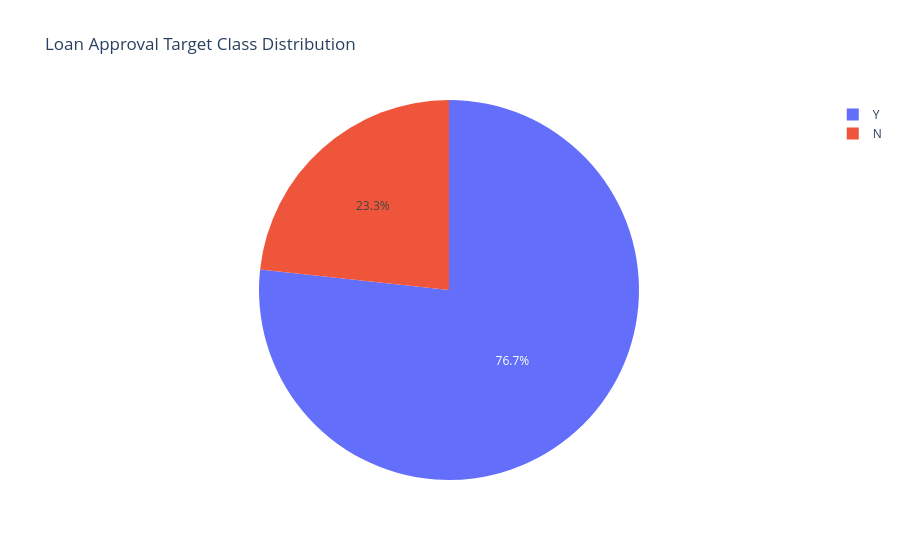

Notebook code cell kept with this figure:
### Code cell
# 4.4 Class Imbalance Check of Target Feature
fig = px.pie(df, names='Loan_Status', title='Loan Approval Target Class Distribution')
fig.show()

print("Loan Status Proportions:")
print(df['Loan_Status'].value_counts(normalize=True).round(3) * 100)

### Figure 1 — Plotly figure (JSON) as saved in the notebook; plotly's stock layout.template omitted (floating-point values rounded to 4 significant figures; data arrays with more than 128 entries replaced by an {"elided": "..."} marker saying what was removed)
{"data": [{"domain": {"x": [0, 1], "y": [0, 1]}, "hovertemplate": "Loan_Status=%{label}<extra></extra>", "labels": {"elided": "614 str values"}, "legendgroup": "", "name": "", "showlegend": true, "type": "pie"}], "layout": {"legend": {"tracegroupgap": 0}, "title": {"text": "Loan Approval Target Class Distribution"}}}
